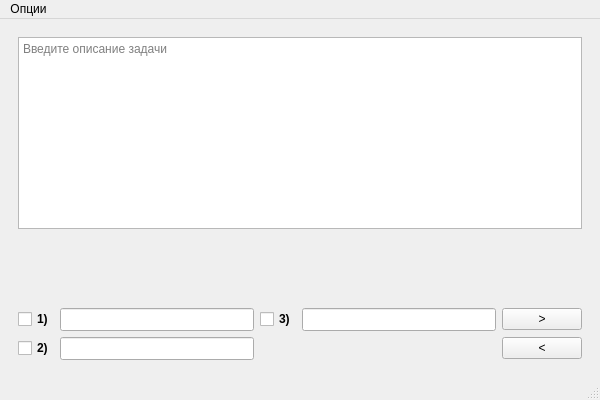
<?xml version="1.0" encoding="UTF-8"?>
<ui version="4.0">
 <class>MainWindow</class>
 <widget class="QMainWindow" name="MainWindow">
  <property name="geometry">
   <rect>
    <x>0</x>
    <y>0</y>
    <width>600</width>
    <height>400</height>
   </rect>
  </property>
  <property name="sizePolicy">
   <sizepolicy hsizetype="MinimumExpanding" vsizetype="MinimumExpanding">
    <horstretch>0</horstretch>
    <verstretch>0</verstretch>
   </sizepolicy>
  </property>
  <property name="minimumSize">
   <size>
    <width>600</width>
    <height>400</height>
   </size>
  </property>
  <property name="windowTitle">
   <string>Редактор тестов - задача   из </string>
  </property>
  <widget class="QWidget" name="centralwidget">
   <layout class="QVBoxLayout" name="verticalLayout">
    <item>
     <widget class="QWidget" name="widget" native="true">
      <layout class="QVBoxLayout" name="verticalLayout_2">
       <item>
        <widget class="QTextEdit" name="desc_edit">
         <property name="documentTitle">
          <string/>
         </property>
         <property name="undoRedoEnabled">
          <bool>true</bool>
         </property>
         <property name="html">
          <string>&lt;!DOCTYPE HTML PUBLIC &quot;-//W3C//DTD HTML 4.0//EN&quot; &quot;http://www.w3.org/TR/REC-html40/strict.dtd&quot;&gt;
&lt;html&gt;&lt;head&gt;&lt;meta name=&quot;qrichtext&quot; content=&quot;1&quot; /&gt;&lt;style type=&quot;text/css&quot;&gt;
p, li { white-space: pre-wrap; }
&lt;/style&gt;&lt;/head&gt;&lt;body style=&quot; font-family:'MS Shell Dlg 2'; font-size:8.25pt; font-weight:400; font-style:normal;&quot;&gt;
&lt;p style=&quot;-qt-paragraph-type:empty; margin-top:0px; margin-bottom:0px; margin-left:0px; margin-right:0px; -qt-block-indent:0; text-indent:0px;&quot;&gt;&lt;br /&gt;&lt;/p&gt;&lt;/body&gt;&lt;/html&gt;</string>
         </property>
         <property name="acceptRichText">
          <bool>false</bool>
         </property>
         <property name="placeholderText">
          <string>Введите описание задачи</string>
         </property>
        </widget>
       </item>
       <item>
        <spacer name="verticalSpacer">
         <property name="orientation">
          <enum>Qt::Vertical</enum>
         </property>
         <property name="sizeHint" stdset="0">
          <size>
           <width>20</width>
           <height>40</height>
          </size>
         </property>
        </spacer>
       </item>
       <item>
        <layout class="QGridLayout" name="gridLayout">
         <item row="1" column="0">
          <widget class="QCheckBox" name="checkBox_2">
           <property name="font">
            <font>
             <weight>75</weight>
             <bold>true</bold>
            </font>
           </property>
           <property name="text">
            <string>2)</string>
           </property>
           <property name="checkable">
            <bool>true</bool>
           </property>
           <attribute name="buttonGroup">
            <string notr="true">buttonGroup</string>
           </attribute>
          </widget>
         </item>
         <item row="1" column="1">
          <widget class="QLineEdit" name="line2">
           <property name="font">
            <font>
             <pointsize>10</pointsize>
            </font>
           </property>
          </widget>
         </item>
         <item row="0" column="2">
          <widget class="QCheckBox" name="checkBox_3">
           <property name="font">
            <font>
             <weight>75</weight>
             <bold>true</bold>
            </font>
           </property>
           <property name="text">
            <string>3)</string>
           </property>
           <property name="checkable">
            <bool>true</bool>
           </property>
           <attribute name="buttonGroup">
            <string notr="true">buttonGroup</string>
           </attribute>
          </widget>
         </item>
         <item row="0" column="1">
          <widget class="QLineEdit" name="line1">
           <property name="font">
            <font>
             <pointsize>10</pointsize>
            </font>
           </property>
          </widget>
         </item>
         <item row="0" column="0">
          <widget class="QCheckBox" name="checkBox_1">
           <property name="font">
            <font>
             <weight>75</weight>
             <bold>true</bold>
            </font>
           </property>
           <property name="text">
            <string>1)</string>
           </property>
           <property name="checkable">
            <bool>true</bool>
           </property>
           <attribute name="buttonGroup">
            <string notr="true">buttonGroup</string>
           </attribute>
          </widget>
         </item>
         <item row="0" column="3">
          <widget class="QLineEdit" name="line3">
           <property name="font">
            <font>
             <pointsize>10</pointsize>
            </font>
           </property>
          </widget>
         </item>
         <item row="0" column="4">
          <widget class="QPushButton" name="forward_btn">
           <property name="text">
            <string>&gt;</string>
           </property>
          </widget>
         </item>
         <item row="1" column="4">
          <widget class="QPushButton" name="back_btn">
           <property name="text">
            <string>&lt;</string>
           </property>
          </widget>
         </item>
        </layout>
       </item>
      </layout>
     </widget>
    </item>
   </layout>
  </widget>
  <widget class="QMenuBar" name="menubar">
   <property name="geometry">
    <rect>
     <x>0</x>
     <y>0</y>
     <width>600</width>
     <height>21</height>
    </rect>
   </property>
   <widget class="QMenu" name="menu">
    <property name="title">
     <string>Опции</string>
    </property>
    <widget class="QMenu" name="menu_2">
     <property name="title">
      <string>Новая задача</string>
     </property>
     <addaction name="create_multi"/>
     <addaction name="create_single"/>
    </widget>
    <addaction name="menu_2"/>
    <addaction name="delete_action"/>
    <addaction name="separator"/>
    <addaction name="save_action"/>
    <addaction name="separator"/>
    <addaction name="exit_action"/>
   </widget>
   <addaction name="menu"/>
  </widget>
  <widget class="QStatusBar" name="statusbar"/>
  <action name="delete_action">
   <property name="text">
    <string>Удалить задачу</string>
   </property>
   <property name="shortcut">
    <string>Ctrl+D</string>
   </property>
  </action>
  <action name="exit_action">
   <property name="text">
    <string>Выйти из редактора</string>
   </property>
  </action>
  <action name="create_multi">
   <property name="text">
    <string>Несколько ответов</string>
   </property>
  </action>
  <action name="create_single">
   <property name="text">
    <string>Один ответ</string>
   </property>
  </action>
  <action name="save_action">
   <property name="text">
    <string>Сохранить</string>
   </property>
   <property name="shortcut">
    <string>Ctrl+S</string>
   </property>
  </action>
 </widget>
 <resources/>
 <connections/>
 <buttongroups>
  <buttongroup name="buttonGroup"/>
 </buttongroups>
</ui>
